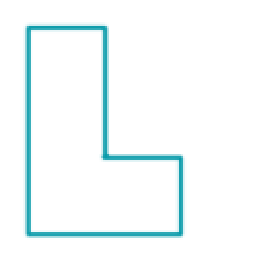
#> input picture 04_Contours_ConvexHull_Convexity_Defects/L.png, 271 x 279 px
$ python '03_Image_Moments_ve_Geometri_Merkezi_(Centroid).py'
#> lines starting #> are read from the running program, lines starting #| are printed output that depends on the picture; after the words box and inside, x2 and y2 are one past the last pixel; in counts of white or black regions, pixels touching at a corner belong together
import cv2

# read image through command line
img = cv2.imread("L.png")
#> img is the input picture: shape (279, 271, 3); mean B, G, R 251.4, 250.8, 244.6

# convert the image to grayscale
gray_image = cv2.cvtColor(img, cv2.COLOR_BGR2GRAY)
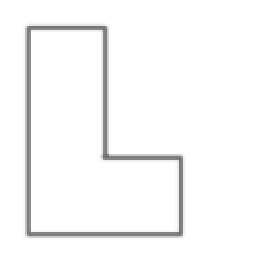
#> gray_image: shape (279, 271); min 111, max 255, mean 249

# convert the grayscale image to binary image
ret, thresh = cv2.threshold(gray_image, 127, 255, 0)
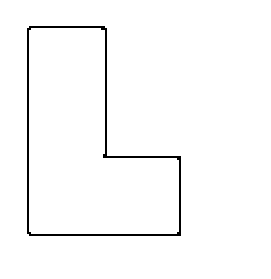
#> thresh: shape (279, 271); 98.1% white; black in thin lines or dots, all inside (x1, y1, x2, y2) = (27, 26, 181, 236)

# find contours in the binary image
contours, hierarchy = cv2.findContours(thresh, cv2.RETR_TREE, cv2.CHAIN_APPROX_SIMPLE)
#> contours = 3 contours; box (x1, y1, x2, y2) and area: (0, 0, 271, 279) 75060, (26, 25, 182, 237) 23069, (29, 28, 179, 234) 20894
draw = cv2.drawContours(img, contours, 1, (0, 255, 255), 2)
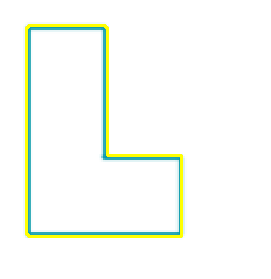
#> draw: shape (279, 271, 3); mean B, G, R 245.5, 252.5, 248.8
for c in contours[1:]:
    # calculate moments for each contour
    M = cv2.moments(c)

    # calculate x,y coordinate of center
    cX = int(M["m10"] / M["m00"])
    cY = int(M["m01"] / M["m00"])
    cv2.circle(img, (cX, cY), 5, (0, 0, 255), -1)
#> this loop made 2 passes
#> (cX, cY) on passes 1 to 2: (86, 147), (86, 147)
#> img: shape (279, 271, 3); 0.11% of pixels changed, all inside (x1, y1, x2, y2) = (81, 142, 92, 153)
    #cv2.putText(img, "centroid", (cX - 25, cY - 25), cv2.FONT_HERSHEY_SIMPLEX, 0.5, (0, 255, 255), 2)

# display the image
cv2.imshow("Image", draw)
cv2.waitKey(0)

$ run again, with 04_Contours_ConvexHull_Convexity_Defects/star_.png copied over 04_Contours_ConvexHull_Convexity_Defects/L.png
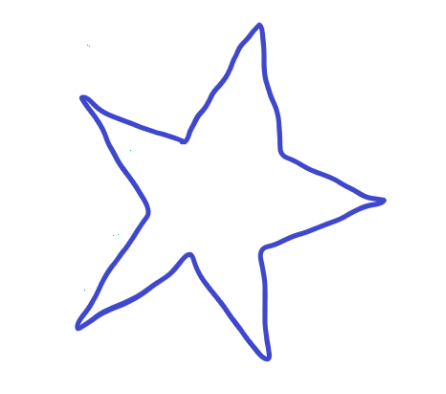
#> input picture 04_Contours_ConvexHull_Convexity_Defects/star_.png, 446 x 394 px
#> img is the input picture: shape (394, 446, 3); mean B, G, R 253.1, 248.3, 248
#> `ret, thresh = cv2.threshold(gray_image, 127, 255, 0)`:
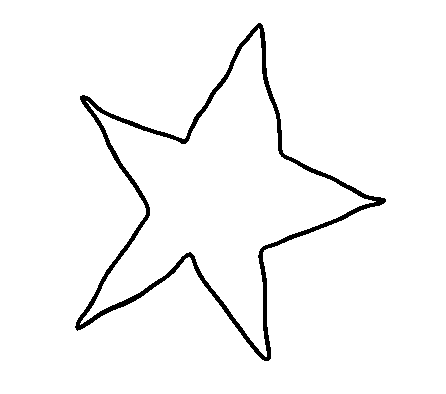
#> thresh: shape (394, 446); 96.8% white; 1 black region
#> contours = 3 contours; box (x1, y1, x2, y2) and area: (0, 0, 446, 394) 174885, (74, 22, 387, 362) 38874, (80, 28, 376, 357) 32201
#> `draw = cv2.drawContours(img, contours, 1, (0, 255, 255), 2)`:
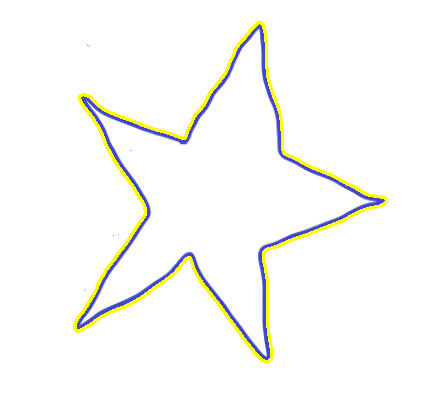
#> draw: shape (394, 446, 3); mean B, G, R 247.2, 250.5, 250.3
#> the loop `for c in contours[1:]:` made 2 passes
#> (cX, cY) on passes 1 to 2: (217, 197), (218, 196)
